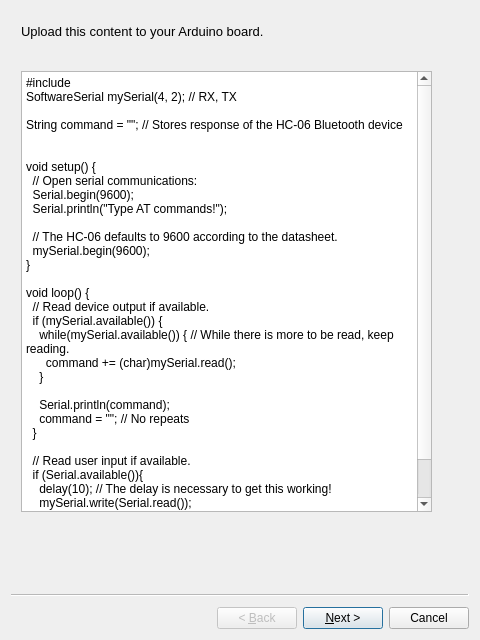
<?xml version="1.0" encoding="UTF-8"?>
<ui version="4.0">
 <class>ArduinoProcess</class>
 <widget class="QWizard" name="ArduinoProcess">
  <property name="windowModality">
   <enum>Qt::WindowModal</enum>
  </property>
  <property name="geometry">
   <rect>
    <x>0</x>
    <y>0</y>
    <width>480</width>
    <height>640</height>
   </rect>
  </property>
  <property name="palette">
   <palette>
    <active>
     <colorrole role="WindowText">
      <brush brushstyle="SolidPattern">
       <color alpha="255">
        <red>255</red>
        <green>85</green>
        <blue>0</blue>
       </color>
      </brush>
     </colorrole>
    </active>
    <inactive>
     <colorrole role="WindowText">
      <brush brushstyle="SolidPattern">
       <color alpha="255">
        <red>0</red>
        <green>0</green>
        <blue>0</blue>
       </color>
      </brush>
     </colorrole>
    </inactive>
    <disabled>
     <colorrole role="WindowText">
      <brush brushstyle="SolidPattern">
       <color alpha="255">
        <red>120</red>
        <green>120</green>
        <blue>120</blue>
       </color>
      </brush>
     </colorrole>
    </disabled>
   </palette>
  </property>
  <property name="windowTitle">
   <string>Arduino Process</string>
  </property>
  <property name="windowIcon">
   <iconset>
    <normaloff>C:/Users/Patrick/Downloads/Arduino.png</normaloff>C:/Users/Patrick/Downloads/Arduino.png</iconset>
  </property>
  <property name="autoFillBackground">
   <bool>true</bool>
  </property>
  <widget class="QWizardPage" name="wizardPage1">
   <widget class="QLabel" name="label">
    <property name="geometry">
     <rect>
      <x>10</x>
      <y>10</y>
      <width>441</width>
      <height>21</height>
     </rect>
    </property>
    <property name="font">
     <font>
      <pointsize>10</pointsize>
     </font>
    </property>
    <property name="text">
     <string>Upload this content to your Arduino board. </string>
    </property>
   </widget>
   <widget class="QPlainTextEdit" name="plainTextEdit">
    <property name="geometry">
     <rect>
      <x>10</x>
      <y>60</y>
      <width>411</width>
      <height>441</height>
     </rect>
    </property>
    <property name="readOnly">
     <bool>true</bool>
    </property>
    <property name="plainText">
     <string>#include &lt;SoftwareSerial.h&gt;
SoftwareSerial mySerial(4, 2); // RX, TX

String command = &quot;&quot;; // Stores response of the HC-06 Bluetooth device


void setup() {
  // Open serial communications:
  Serial.begin(9600);
  Serial.println(&quot;Type AT commands!&quot;);
  
  // The HC-06 defaults to 9600 according to the datasheet.
  mySerial.begin(9600);
}

void loop() {
  // Read device output if available.
  if (mySerial.available()) {
    while(mySerial.available()) { // While there is more to be read, keep reading.
      command += (char)mySerial.read();
    }
    
    Serial.println(command);
    command = &quot;&quot;; // No repeats
  }
  
  // Read user input if available.
  if (Serial.available()){
    delay(10); // The delay is necessary to get this working!
    mySerial.write(Serial.read());
  }
}</string>
    </property>
   </widget>
  </widget>
  <widget class="QWizardPage" name="wizardPage2">
   <widget class="QLabel" name="label_2">
    <property name="geometry">
     <rect>
      <x>0</x>
      <y>0</y>
      <width>441</width>
      <height>21</height>
     </rect>
    </property>
    <property name="font">
     <font>
      <pointsize>10</pointsize>
     </font>
    </property>
    <property name="text">
     <string>Connect your HC-06 or other bluetooth module.</string>
    </property>
   </widget>
   <widget class="QLabel" name="label_3">
    <property name="geometry">
     <rect>
      <x>0</x>
      <y>20</y>
      <width>411</width>
      <height>91</height>
     </rect>
    </property>
    <property name="text">
     <string>Connect HC-06 TX to Arduino Digital Pin 2
Connect HC-06 RX to Arduino Digital Pin 4
Connect HC-06 VCC to Arduino Digital Pin 5V
Connect HC-06 GND to Arduino Digital Pin GND</string>
    </property>
    <property name="textFormat">
     <enum>Qt::PlainText</enum>
    </property>
   </widget>
  </widget>
 </widget>
 <resources/>
 <connections/>
</ui>
